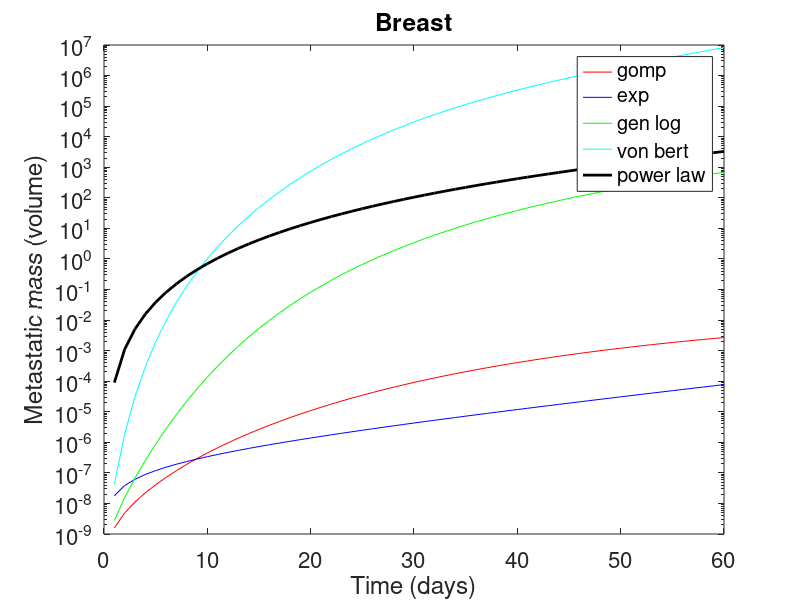
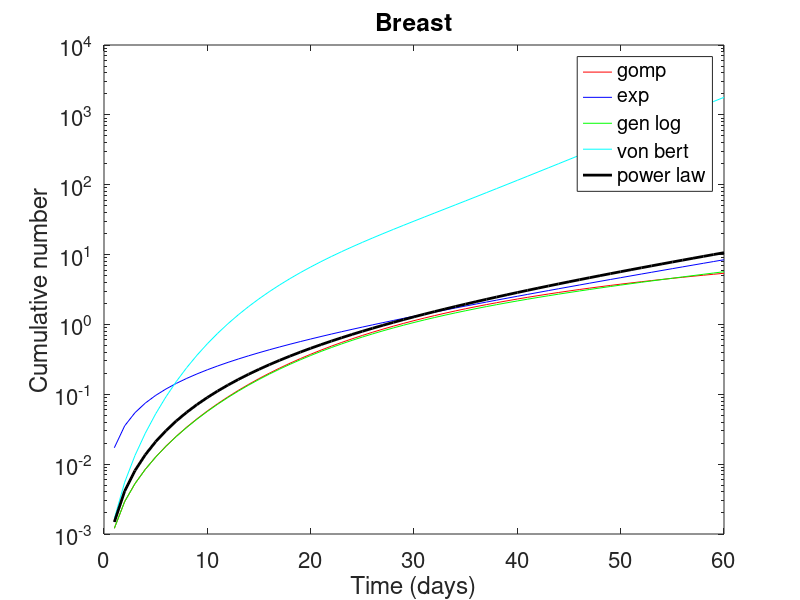

Source code (MATLAB) for these figures, in order:
%--------------------------------------------------------------------------
% vie_demo5:  
%
% This demo solves the VIE in order to compute the metastatic mass, M(t), 
% and the cumulative number of metastases, Nv(t), for breast tumor data.
% We consider and compare five different tumor growth laws to describe the 
% tumor metastatic growth: exponential, power-law, Gompertz, generalized 
% logistic and von Bertalanffy-West laws.
%
% This reproduces figure 2 from "Modeling metastatic tumor evolution, 
% numerical resolution and growth prediction", IM Bulai, MC De Bonis, C
% Laurita, V Sagaria, 2022.
%
% Authors: IM Bulai, MC De Bonis, C Laurita, V Sagaria
% Date last modified: April, 2022
%
% This file is part of the VIE toolbox (Volterra Integral Equation toolbox)
% Copyright (C) 2022, IM Bulai, MC De Bonis, C Laurita, V Sagaria.
%
% The VIE toolbox is free software: you can redistribute it and/or modify
% it under the terms of the GNU General Public License as published by
% the Free Software Foundation.
%
% The VIE toolbox is distributed in the hope that it will be useful,
% but WITHOUT ANY WARRANTY; without even the implied warranty of
% MERCHANTABILITY or FITNESS FOR A PARTICULAR PURPOSE.  See the
% GNU General Public License for more details.
%
% You should have received a copy of the GNU General Public License
% along with the VIE toolbox.  If not, see <http://www.gnu.org/licenses/>.
%--------------------------------------------------------------------------
%% Load numerical results for breast, five different growth laws
clc
clear all
close all

fprintf('Welcome to VIE demo #5\n');
addpath(fullfile('','Data'));
fprintf('Loading the numerical results for breast \n');
load('mass_number_breast_t_60.mat');

t = [1:T];

fprintf('Plot metastatic mass \n');
figure
semilogy(t,M_1, 'r', t,M_2,'b', t,M_3,'g', t,M_4,'c', t,M_5,'k','linewidth',2)
set(gca,'fontsize',16)
title('Breast')
xlabel('Time (days)')
ylabel('Metastatic mass (volume)')
legend('gomp', 'exp', 'gen log', 'von bert', 'power law', 'Location','best')

pause

figure
fprintf('Plot cumulative number of metastases \n');
semilogy(t,N_1, 'r', t,N_2,'b', t,N_3,'g', t,N_4,'c', t,N_5,'k', 'linewidth',2)
set(gca,'fontsize',16)
title('Breast')
xlabel('Time (days)')
ylabel('Cumulative number')
legend('gomp', 'exp', 'gen log', 'von bert', 'power law', 'Location','best')